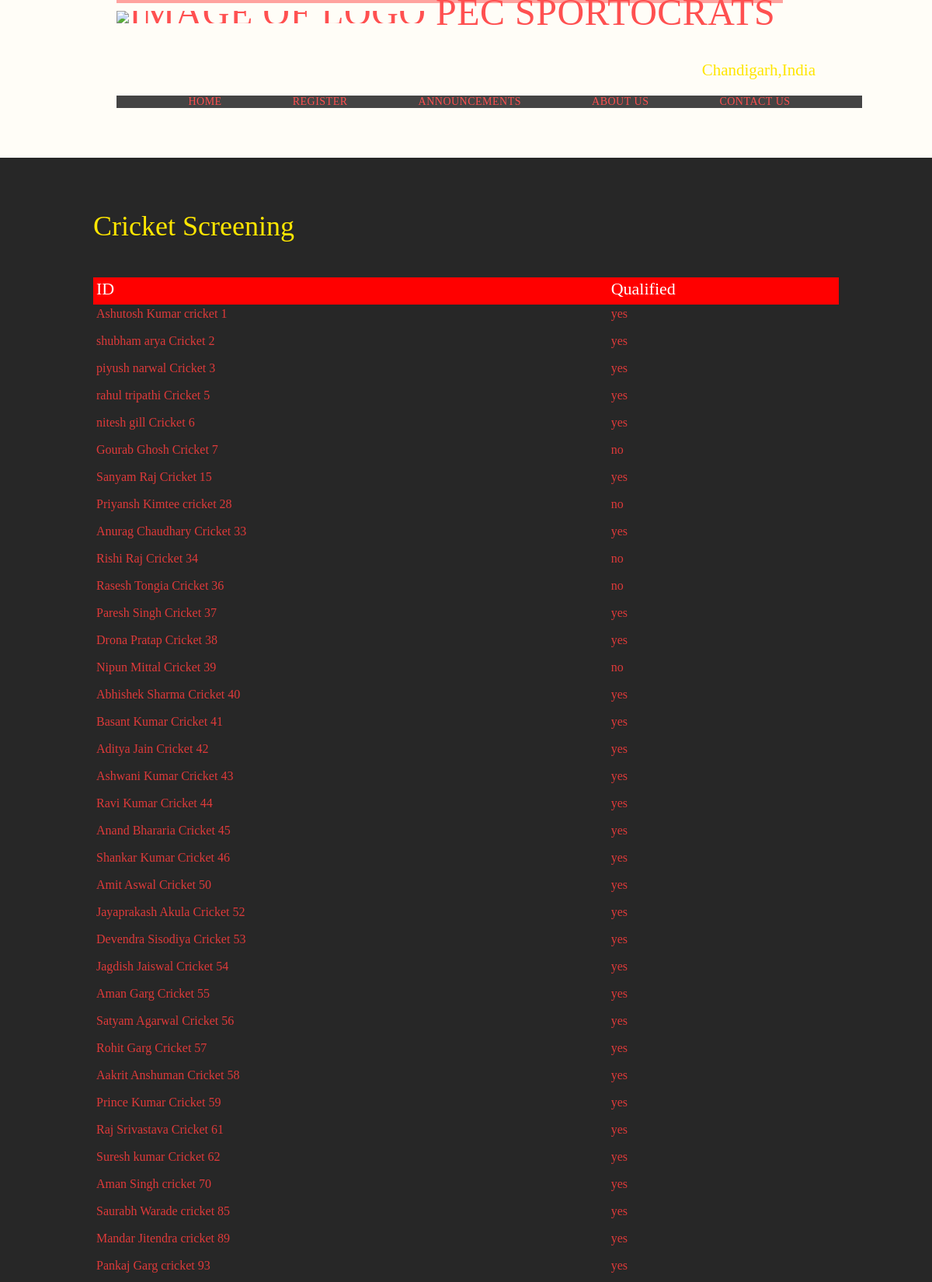
The app's page /screening.html (upper part) with its own data.
### sportocrats/models.py (models this page shows)
class screening_cricket_male(models.Model):
    screening_cricket_male_id=models.OneToOneField(Player_Male,on_delete=models.CASCADE,primary_key=True)
    qualified=models.CharField(max_length=40)

class Player_Male(models.Model):
    id=models.AutoField(primary_key=True)
    sid=models.IntegerField(validators=[MaxValueValidator(21000000),MinValueValidator(17000000)])
    first_name=models.CharField(max_length=40)
    last_name = models.CharField(max_length=40)
    email=models.EmailField(max_length=254)
    password=models.CharField(max_length=40)
    sports=models.CharField(max_length=40)
    def __str__(self):
        return f'{self.first_name} {self.last_name} {self.sports} {self.id}'

### sportocrats/views.py (the view)
# urls.py: path('screening.html', views.screening, name='screening'),
def screening(request):
    data = screening_cricket_male.objects.all()
    data1 = screening_football_male.objects.all()
    data2 = screening_basketball_male.objects.all()
    data3 = screening_chess_male.objects.all()
    data4 = screening_table_tennis_male.objects.all()
    data5 = screening_badminton_male.objects.all()
    data6 = screening_athletics_male.objects.all()
    return render(request, 'screening.html', {"dat" : data, "dat1" : data1, "dat2" : data2, "dat3" : data3, "dat4" : data4, "dat5" : data5, "dat6" : data6})

### sportocrats/templates/screening.html (shortened to what this page needs)
<!DOCTYPE html>
<html lang="en">
    <head>
        {% load static %}
        <link rel="stylesheet" href="{% static 'contactus.css' %}">
    </head>
    <body>
        <header class="header1 can group">
            <h1 class="logo">
                <a href="main1.html" ><img src="{%static 'Pec1.png'%}"
                    alt="Image of logo" height="80px" width="125px">&nbspPEC SportoCrats</a>
            </h1>
            <br>
            <br>
            <br>
            <br>
            <br>
            <h3 class="tag">Chandigarh,India</h3>
            <br>
            <nav class="nav nav1 hi b">
                &emsp;&emsp;&emsp;<a href="main1.html">Home</a>&emsp;&emsp;&emsp;
                &emsp;&emsp;&emsp;<a href="register.html">Register</a>&emsp;&emsp;&emsp;
                &emsp;&emsp;&emsp;<a href="announce.html">Announcements</a>&emsp;&emsp;&emsp;
                &emsp;&emsp;&emsp;<a href="aboutus.html">About Us</a>&emsp;&emsp;&emsp;
                &emsp;&emsp;&emsp;<a href="contactus.html">Contact Us</a>&emsp;&emsp;&emsp;
            </nav>
        </header>
        <br>
        <br>
        <br>
        <br>
        <section class="row">
        	<div class="grid">
                <h1>Cricket Screening</h1>
                <br>
                <br>
                <div>
                    <table>
                        <thead>
                            <tr class="red">
                                <th>ID</th>
                                <th>Qualified</th>
                            </tr>
                        </thead>
                        <tbody>
                            {% for i in dat %}
                            <tr>
                                <td>{{i.screening_cricket_male_id}}</td>
                                <td>{{i.qualified}}</td>
                            </tr>
                            {% endfor %}
                        </tbody>
                    </table>
                </div>
		    </div>
        </section>
    </body>
</html>

### sportocrats/static/contactus.css (style rules this page uses)
html, body, div, span, applet, object, iframe, h1, h2, h3, h4, h5, h6, p, blockquote, pre, a, abbr, acronym, address, big, cite, code, del, dfn, em, img, ins, kbd, q, s, samp, small, strike, strong, sub, sup, tt, var, b, u, i, center, dl, dt, dd, ol, ul, li, fieldset, form, label, legend, table, caption, tbody, tfoot, thead, tr, th, td, article, aside, canvas, details, embed, figure, figcaption, footer, header, hgroup, menu, nav, output, ruby, section, summary, time, mark, audio, video { margin: 0; padding: 0; border: 0; font-size: 100%; font: inherit; vertical-align: baseline; }
article, aside, details, figcaption, figure, footer, header, hgroup, menu, nav, section { display: block; }
body { line-height: 1; }
table { text-align: left; width: 100%; position: relative; border-collapse: collapse; }
th, td { height: 35px; padding: 0.25rem; }
tr.red th { background: red; color: white; }
th { font-size: 22px; background: white; position: sticky; top: 0; box-shadow: 0 2px 2px -1px rgba(0, 0, 0, 0.4); }
body { background:#fffdf7; color:rgb(223, 58, 58); font: 300 26px/22px ; }
*, *:before, *:after { box-sizing: border-box; }
.grid, .can { margin: 0 auto; width: 960px; }
.can { padding-left: 30px; padding-right: 30px; }
.group:before, .group:after { content: ""; display: table; }
.group:after { clear: both; }
.group { clear: both; *zoom: 1; }
.row { background-color: #272727; min-width: 960px; padding:66px 0 44px 0; }
.logo { border-top: 4px solid #ff00005b; padding: 10px 10px 4px 0px; float:left; font-size: 48px; line-height: 4px; font-weight: 100; letter-spacing: .5px; text-transform: uppercase; }
.tag { margin:20px 0 px 0; text-align: right; }
.nav1 { font-size: 14px; font-weight: 400; letter-spacing: .5px; text-transform: uppercase; }
.header1 a, .header1 a { color: rgb(255, 80, 80); }
a { color: #2e2e2e; text-decoration: none; }
h1, h3, h4, h5, p { margin-bottom: 6px; }
h1, h2, h3, h4 { color: #ffe600; }
h1 { font-size: 36px; line-height: 44px; }
h3 { font-size: 21px; }
.nav { text-align:right; }
.nav a { color: #648880; }
.hi { background-color: #444444; min-width: 960px; padding:1px 0 1px 0; text-align: center; }
.b a { color: rgb(255, 80, 80); }

### records on screen
screening_cricket_male: screening_cricket_male_id "Ashutosh Kumar cricket 1", qualified "yes"
screening_cricket_male: screening_cricket_male_id "shubham arya Cricket 2", qualified "yes"
screening_cricket_male: screening_cricket_male_id "piyush narwal Cricket 3", qualified "yes"
screening_cricket_male: screening_cricket_male_id "rahul tripathi Cricket 5", qualified "yes"
screening_cricket_male: screening_cricket_male_id "nitesh gill Cricket 6", qualified "yes"
screening_cricket_male: screening_cricket_male_id "Gourab Ghosh Cricket 7", qualified "no"
screening_cricket_male: screening_cricket_male_id "Sanyam Raj Cricket 15", qualified "yes"
screening_cricket_male: screening_cricket_male_id "Priyansh Kimtee cricket 28", qualified "no"
screening_cricket_male: screening_cricket_male_id "Anurag Chaudhary Cricket 33", qualified "yes"
screening_cricket_male: screening_cricket_male_id "Rishi Raj Cricket 34", qualified "no"
screening_cricket_male: screening_cricket_male_id "Rasesh Tongia Cricket 36", qualified "no"
screening_cricket_male: screening_cricket_male_id "Paresh Singh Cricket 37", qualified "yes"
screening_cricket_male: screening_cricket_male_id "Drona Pratap Cricket 38", qualified "yes"
screening_cricket_male: screening_cricket_male_id "Nipun Mittal Cricket 39", qualified "no"
screening_cricket_male: screening_cricket_male_id "Abhishek Sharma Cricket 40", qualified "yes"
screening_cricket_male: screening_cricket_male_id "Basant Kumar Cricket 41", qualified "yes"
screening_cricket_male: screening_cricket_male_id "Aditya Jain Cricket 42", qualified "yes"
screening_cricket_male: screening_cricket_male_id "Ashwani Kumar Cricket 43", qualified "yes"
screening_cricket_male: screening_cricket_male_id "Ravi Kumar Cricket 44", qualified "yes"
screening_cricket_male: screening_cricket_male_id "Anand Bhararia Cricket 45", qualified "yes"
screening_cricket_male: screening_cricket_male_id "Shankar Kumar Cricket 46", qualified "yes"
screening_cricket_male: screening_cricket_male_id "Amit Aswal Cricket 50", qualified "yes"
screening_cricket_male: screening_cricket_male_id "Jayaprakash Akula Cricket 52", qualified "yes"
screening_cricket_male: screening_cricket_male_id "Devendra Sisodiya Cricket 53", qualified "yes"
screening_cricket_male: screening_cricket_male_id "Jagdish Jaiswal Cricket 54", qualified "yes"
screening_cricket_male: screening_cricket_male_id "Aman Garg Cricket 55", qualified "yes"
screening_cricket_male: screening_cricket_male_id "Satyam Agarwal Cricket 56", qualified "yes"
screening_cricket_male: screening_cricket_male_id "Rohit Garg Cricket 57", qualified "yes"
screening_cricket_male: screening_cricket_male_id "Aakrit Anshuman Cricket 58", qualified "yes"
screening_cricket_male: screening_cricket_male_id "Prince Kumar Cricket 59", qualified "yes"
screening_cricket_male: screening_cricket_male_id "Raj Srivastava Cricket 61", qualified "yes"
screening_cricket_male: screening_cricket_male_id "Suresh kumar Cricket 62", qualified "yes"
screening_cricket_male: screening_cricket_male_id "Aman Singh cricket 70", qualified "yes"
screening_cricket_male: screening_cricket_male_id "Saurabh Warade cricket 85", qualified "yes"
screening_cricket_male: screening_cricket_male_id "Mandar Jitendra cricket 89", qualified "yes"
screening_cricket_male: screening_cricket_male_id "Pankaj Garg cricket 93", qualified "yes"
